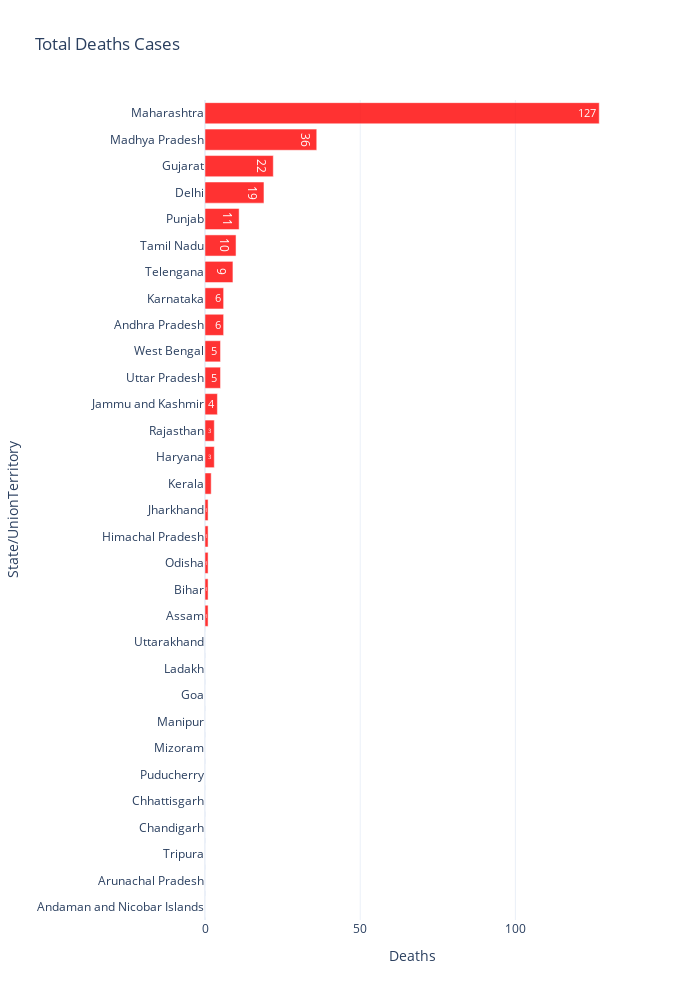

The code cell stored with this chart in its notebook:
### Code cell
fig = px.bar(state_cases.sort_values('Deaths', ascending= False).sort_values('Deaths', ascending=True), 
             x="Deaths", y="State/UnionTerritory", 
             title='Total Deaths Cases', 
             text='Deaths', 
             orientation='h', 
             width=700, height=1000)
fig.update_traces(marker_color='#FF0000', opacity=0.8, textposition='inside')

fig.update_layout(template = 'plotly_white')
fig.show()

### Figure 1 — Plotly figure (JSON) as saved in the notebook; plotly's stock layout.template omitted (floating-point values rounded to 4 significant figures)
{"data": [{"alignmentgroup": "True", "hoverlabel": {"namelength": 0}, "hovertemplate": "Deaths=%{text}<br>State/UnionTerritory=%{y}", "legendgroup": "", "marker": {"color": "#FF0000"}, "name": "", "offsetgroup": "", "opacity": 0.8, "orientation": "h", "showlegend": false, "text": [0.0, 0.0, 0.0, 0.0, 0.0, 0.0, 0.0, 0.0, 0.0, 0.0, 0.0, 1.0, 1.0, 1.0, 1.0, 1.0, 2.0, 3.0, 3.0, 4.0, 5.0, 5.0, 6.0, 6.0, 9.0, 10.0, 11.0, 19.0, 22.0, 36.0, 127.0], "textposition": "inside", "type": "bar", "x": [0, 0, 0, 0, 0, 0, 0, 0, 0, 0, 0, 1, 1, 1, 1, 1, 2, 3, 3, 4, 5, 5, 6, 6, 9, 10, 11, 19, 22, 36, 127], "xaxis": "x", "y": ["Andaman and Nicobar Islands", "Arunachal Pradesh", "Tripura", "Chandigarh", "Chhattisgarh", "Puducherry", "Mizoram", "Manipur", "Goa", "Ladakh", "Uttarakhand", "Assam", "Bihar", "Odisha", "Himachal Pradesh", "Jharkhand", "Kerala", "Haryana", "Rajasthan", "Jammu and Kashmir", "Uttar Pradesh", "West Bengal", "Andhra Pradesh", "Karnataka", "Telengana", "Tamil Nadu", "Punjab", "Delhi", "Gujarat", "Madhya Pradesh", "Maharashtra"], "yaxis": "y"}], "layout": {"barmode": "relative", "height": 1000, "legend": {"tracegroupgap": 0}, "title": {"text": "Total Deaths Cases"}, "width": 700, "xaxis": {"anchor": "y", "domain": [0.0, 1.0], "title": {"text": "Deaths"}}, "yaxis": {"anchor": "x", "domain": [0.0, 1.0], "title": {"text": "State/UnionTerritory"}}}}
